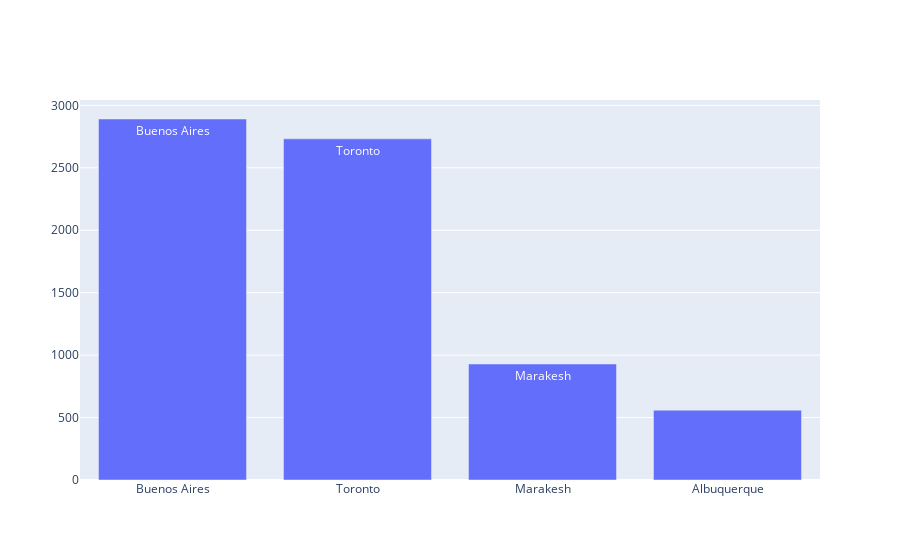

The notebook cell this image was saved under:
### Code cell
plotly.offline.iplot([bar_trace_first_three_pops])

### Figure 1 — Plotly figure (JSON) as saved in the notebook; plotly's stock layout.template omitted (floating-point values rounded to 4 significant figures)
{"data": [{"text": ["Buenos Aires", "Toronto", "Marakesh"], "type": "bar", "x": ["Buenos Aires", "Toronto", "Marakesh", "Albuquerque"], "y": [2891, 2732, 929, 559]}], "layout": {}}
